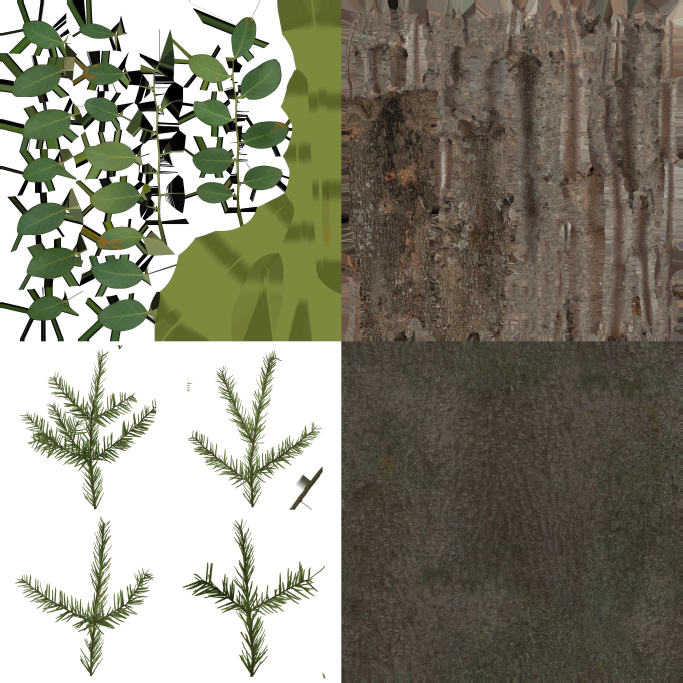
#> input picture game/canopy-data/surfaces.webp, 2048 x 2048 px (shown at 1/3 size)
$ python -i bake_regional_vegetation.py   (imports and definitions only)
#> lines starting #> are read from the running program, lines starting #| are printed output that depends on the picture; after the words box and inside, x2 and y2 are one past the last pixel; in counts of white or black regions, pixels touching at a corner belong together
"""Reconstruct regional, wind-ready branch meshes from transparent 4x4 botanical sheets.

Run with --art <source directory>. The source directory contains generated/<sheet>.png,
written/<sheet>.json, and optionally expansion/{plans/sheets.json,generated/,written/}.
Requires numpy, scipy, scikit-image, Pillow. Source artworks determine the profile, branching
and material colors. Depth behind the single source view is a botanical reconstruction.
"""

import argparse
import gzip
import hashlib
import json
import os
import tempfile
import fcntl
import math
import struct
from pathlib import Path
from concurrent.futures import ProcessPoolExecutor, as_completed

import numpy as np
from PIL import Image, ImageDraw
from scipy import ndimage
from skimage.graph import MCP_Geometric
from skimage.morphology import skeletonize

TOOLS = Path(__file__).resolve().parent
GAME = TOOLS.parent / "game"
UV_SCALE = 8192
UP = np.array([0.0, 1.0, 0.0])


# [4 lines left out: function mesh_revision, not called in this run]


def normalize(v):
    length = np.linalg.norm(v)
    return v / length if length > 1e-8 else UP


def scan_form(image):
    rgba = np.array(image)
    alpha = rgba[:, :, 3] > 58
    ys, xs = np.where(alpha)
    if not ys.size:
        raise ValueError("Empty specimen cell")
    image = image.crop((xs.min(), ys.min(), xs.max() + 1, ys.max() + 1))
    im = image.copy()
    im.thumbnail((150, 150), Image.Resampling.LANCZOS)
    rgb = np.array(im) / 255.0
    a = rgb[:, :, 3] > 0.18
    red, green, blue = np.moveaxis(rgb[:, :, :3], -1, 0)
    # Brown wood, grey wood and shaded foliage must remain reachable in sparse specimens.
    mask = ndimage.binary_closing(np.pad(a, 2), iterations=1)[2:-2, 2:-2] | a
    labels, count = ndimage.label(mask, np.ones((3, 3)))
    main = 1 + np.argmax(np.bincount(labels.ravel())[1:])
    mask = labels == main
    ys, xs = np.where(mask)
    ybase = ys.max()
    top = ys.min()
    height = max(1, ybase - top)
    profile = ndimage.distance_transform_edt(mask)
    lower = np.where(mask[max(top, round(ybase - height * 0.025))])[0]
    cx = np.median(lower) if lower.size else np.median(xs[ys > ybase - height * 0.06])
    py, px = np.where(mask & (np.indices(mask.shape)[0] > ybase - height * 0.045))
    k = np.argmin(np.abs(px - cx) + 0.21 * np.abs(py - ybase) - 0.35 * profile[py, px])
    root = (py[k], px[k])
    canopy = (green > red * 1.005) & (green > blue * 1.04) | (
        (red > green * 1.12) & (red > blue * 1.65) & (red > 0.33)
    )
    foliage = mask & canopy
    if foliage.sum() < mask.sum() * 0.09:
        foliage = mask & (np.indices(mask.shape)[0] < ybase - height * 0.12)
    wood = mask & ~canopy
    cost = 0.22 + 1.7 * canopy + 2.4 / np.maximum(0.4, profile)
    paths = MCP_Geometric(np.where(mask, cost, np.inf))
    paths.find_costs([root])

    def trace(target):
        raw = np.asarray(paths.traceback(tuple(target)), dtype=float)
        return np.column_stack(
            ((raw[:, 1] - root[1]) / height, (ybase - raw[:, 0]) / height)
        )

    # End at the actual highest occupied row. A leaning leader can extend beyond the roots.
    gy, gx = np.where(mask & (np.indices(mask.shape)[0] <= top + 1))
    k = np.argmin(abs(gx - np.median(gx)) + 0.5 * (gy - top))
    spine = trace((gy[k], gx[k]))
    shape = [np.array([0.0, 0.0]), *spine]
    spine = thin(np.array(shape), 0.043)
    branches = []
    for lo in np.arange(0.10, 0.971, 0.082):
        binmask = (
            foliage
            & (np.indices(mask.shape)[0] <= ybase - lo * height)
            & (np.indices(mask.shape)[0] > ybase - (lo + 0.080) * height)
        )
        yy, xx = np.where(binmask)
        if len(xx) < 3:
            continue
        for side in [-1, 1]:
            extreme = np.quantile(xx, 0.10 if side < 0 else 0.90)
            k = np.argmin(np.abs(xx - extreme) + 0.40 * abs(yy - np.median(yy)))
            branch = separate(trace((yy[k], xx[k])), spine)
            if branch is not None:
                branches.append((branch, True))
    # Bare silhouette tips retain hooks and dead arms even if they carry no crown pixels.
    skeleton = skeletonize(wood)
    neighbors = ndimage.convolve(
        skeleton.astype("uint8"), np.ones((3, 3), dtype="uint8")
    )
    tips = np.argwhere(skeleton & (neighbors == 2))
    marks = []
    for y, x in sorted(tips, key=lambda p: -abs(p[1] - root[1])):
        p = np.array([(x - root[1]) / height, (ybase - y) / height])
        if p[1] < 0.12 or min(np.linalg.norm(spine - p, axis=1)) < 0.085:
            continue
        if any(np.linalg.norm(p - v) < 0.095 for v in marks):
            continue
        if np.mean(foliage[max(0, y - 3) : y + 4, max(0, x - 3) : x + 4]) > 0.29:
            continue
        branch = separate(trace((y, x)), spine)
        if branch is not None:
            branches.append((branch, False))
            marks.append(p)
        if len(marks) >= 5:
            break
    rootRow = mask[round(ybase - 0.016 * height)]
    boundaries = np.where(np.diff(np.r_[False, rootRow, False]))[0].reshape(-1, 2)
    feet = [
        ((left + right - 1) * 0.5 - root[1]) / height
        for left, right in boundaries
        if right - left >= max(1, height * 0.011)
    ]
    stemWidth = (
        np.quantile(
            profile[root[0] - min(5, root[0]) : root[0] + 1, :][
                mask[root[0] - min(5, root[0]) : root[0] + 1, :]
            ],
            0.70,
        )
        / height
    )
    return (
        image,
        spine,
        branches,
        feet,
        float(np.clip(stemWidth, 0.006, 0.07)),
        foliage,
        root,
        height,
    )


def thin(points, spacing):
    if len(points) < 2:
        return points
    dist = np.r_[0, np.cumsum(np.linalg.norm(np.diff(points, axis=0), axis=1))]
    if dist[-1] < 0.001:
        return points[[0, -1]]
    samples = np.linspace(0, dist[-1], max(2, int(dist[-1] / spacing) + 1))
    return np.stack(
        [np.interp(samples, dist, points[:, i]) for i in range(points.shape[1])], axis=1
    )


def separate(trace, spine):
    # Find where the projected limb first leaves the load-bearing leader.
    d = np.linalg.norm(trace[:, None, :] - spine[None, :, :], axis=2)
    distance = d.min(axis=1)
    if distance[-1] < 0.035:
        return None
    cross = np.where(distance < 0.035)[0]
    if not cross.size:
        return None
    start = int(cross[-1])
    branch = thin(np.vstack((spine[d[start].argmin()], trace[start:])), 0.048)
    return branch if np.linalg.norm(branch[-1] - branch[0]) > 0.045 else None


# [338 lines left out: functions branch_fan, specimen_leaf, leafy_shoot, paper_bark, pack_atlas, not called in this run]


class Mesh:
    # [11 lines left out: functions __init__, vert, not called in this run]

    def quad(self, a, b, c, d):
        self.idx.extend((a, b, c, a, c, d))

    # [651 lines left out: functions tube, spray, profile_boughs, stool_stems, woody_mesh, record_mesh and 3 more, not called in this run]


# [2 lines not run here, left out]

>>> from PIL import Image
>>> picture = Image.open('../game/canopy-data/surfaces.webp')
#> picture is the input picture: PIL image 2048x2048 RGBA; mean R, G, B, A 62.6, 60.9, 44.5, 174.7
>>> result = scan_form(picture)
#> in scan_form, `alpha = rgba[:, :, 3] > 58`:
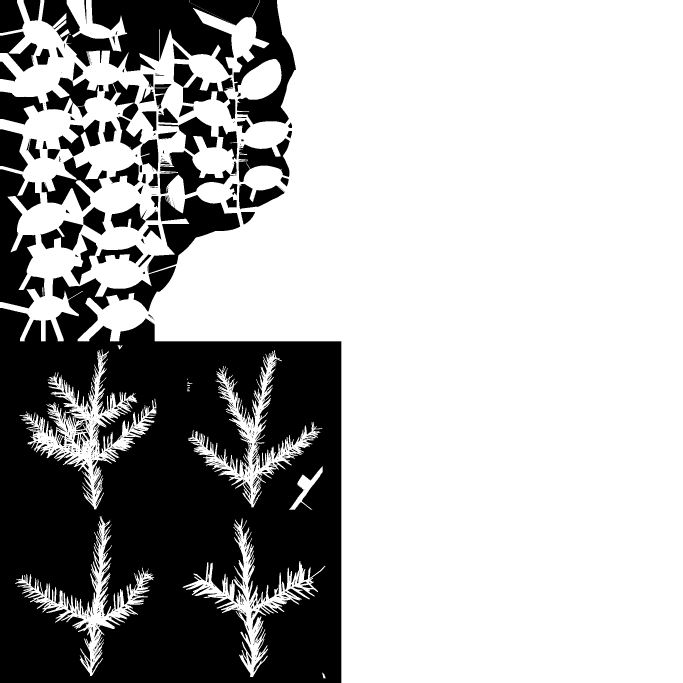
#> alpha: shape (2048, 2048) bool (shown at 1/3 size); 69.2% white; 754 black regions (515 under 20 px), largest, box (x1, y1, x2, y2) and area: (0, 798, 1024, 2048) 938049, (125, 0, 778, 226) 79369, (0, 508, 135, 925) 33907
#> in scan_form, `a = rgb[:, :, 3] > 0.18`: a: shape (150, 150) bool; 73.2% white; 63 black regions (50 under 20 px), largest, box (x1, y1, x2, y2) and area: (0, 43, 75, 150) 4758, (10, 0, 65, 29) 517, (0, 38, 9, 67) 147
#> in scan_form, `mask = ndimage.binary_closing(np.pad(a, 2), iterations=1)[2:-2, 2:-2] ..`: mask: shape (150, 150) bool; 75.5% white; 39 black regions (29 under 20 px), largest, box (x1, y1, x2, y2) and area: (0, 61, 75, 150) 4475, (20, 0, 65, 16) 380, (0, 38, 7, 67) 125
#> in scan_form, `labels, count = ndimage.label(mask, np.ones((3, 3)))`:
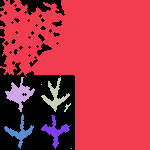
#> labels: shape (150, 150) int32; 9 distinct labels, from 0 to 8; one colour per label, 0 black
#> in scan_form, `labels, count = ndimage.label(mask, np.ones((3, 3)))`: count = 8
#> in scan_form, `main = 1 + np.argmax(np.bincount(labels.ravel())[1:])`: main = 1
#> in scan_form, `mask = labels == main`:
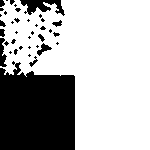
#> mask: shape (150, 150) bool; 69.9% white; 38 black regions (28 under 20 px), largest, box (x1, y1, x2, y2) and area: (0, 61, 75, 150) 5758, (20, 0, 65, 16) 380, (0, 38, 7, 67) 125
#> in scan_form, `ys, xs = np.where(mask)`: ys = 15722 values from 0 to 149; xs = 15722 values, max 149 at index 99, min 0 at index 770, mean 91.35
#> in scan_form, `ybase = ys.max()`: ybase = 149
#> in scan_form, `top = ys.min()`: top = 0
#> in scan_form, `height = max(1, ybase - top)`: height = 149
#> in scan_form, `profile = ndimage.distance_transform_edt(mask)`:
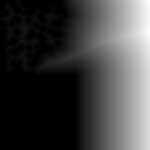
#> profile: shape (150, 150) float64; min 0, max 86.88, mean 22.1; drawn with min black and max white
#> in scan_form, `lower = np.where(mask[max(top, round(ybase - height * 0.025))])[0]`: lower = 75 values from 75 to 149
#> in scan_form, `cx = np.median(lower) if lower.size else np.median(xs[ys > ybase - hei..`: cx = 112
#> in scan_form, `py, px = np.where(mask & (np.indices(mask.shape)[0] > ybase - height *..`: py = 525 values from 143 to 149; px = 525 values, max 149 at index 74, min 75 at index 0, mean 112
#> in scan_form, `k = np.argmin(np.abs(px - cx) + 0.21 * np.abs(py - ybase) - 0.35 * pro..`: k = 487
#> in scan_form, `root = (py[k], px[k])`: root = (149, 112)
#> in scan_form, `canopy = (green > red * 1.005) & (green > blue * 1.04) | ( (red > gree..`: canopy: shape (150, 150) bool; 24.9% white; 85 white regions (79 under 20 px), largest, box (x1, y1, x2, y2) and area: (0, 0, 79, 77) 3898, (4, 77, 35, 112) 454, (41, 77, 72, 112) 370, (39, 114, 72, 149) 349, (2, 113, 35, 149) 344, (18, 11, 29, 20) 53
#> in scan_form, `foliage = mask & canopy`: foliage: shape (150, 150) bool; 17.2% white; 38 white regions (36 under 20 px), largest, box (x1, y1, x2, y2) and area: (0, 0, 79, 77) 3737, (18, 11, 29, 20) 52
#> in scan_form, `wood = mask & ~canopy`: wood: shape (150, 150) bool; 52.7% white; 28 black regions (27 under 20 px), largest, box (x1, y1, x2, y2) and area: (0, 0, 79, 150) 10581
#> in scan_form, `cost = 0.22 + 1.7 * canopy + 2.4 / np.maximum(0.4, profile)`:
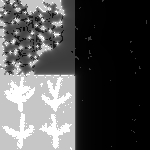
#> cost: shape (150, 150) float64; min 0.248, max 7.92, mean 2.71; drawn with min black and max white
#> in scan_form, `gy, gx = np.where(mask & (np.indices(mask.shape)[0] <= top + 1))`: gy = 201 values from 0 to 1; gx = 201 values, max 149 at index 99, min 3 at index 0, mean 94.34
#> in scan_form, `k = np.argmin(abs(gx - np.median(gx)) + 0.5 * (gy - top))`: k = 49
#> in trace, `raw = np.asarray(paths.traceback(tuple(target)), dtype=float)`: raw = 150 pairs, first value 0 to 149, second value 99 to 112
#> in scan_form, `spine = trace((gy[k], gx[k]))`: spine = 150 pairs, first value -0.0872 to 0, second value 0 to 1
#> in scan_form, `shape = [np.array([0.0, 0.0]), *spine]`: shape = 151 pairs, first value -0.0872 to 0, second value 0 to 1
#> in thin, `dist = np.r_[0, np.cumsum(np.linalg.norm(np.diff(points, axis=0), axis..`: dist = 151 values from 0 to 1.04
#> in scan_form, `spine = thin(np.array(shape), 0.043)`: spine = 25 pairs, first value -0.0872 to 0, second value 0 to 1
#> the loop in scan_form, `for lo in np.arange(0.10, 0.971, 0.082):` made 11 passes
#> (yy, xx) on pass 1: ([130, 131, 132], [131, 133, 134])
#> after the loop in scan_form, `for lo in np.arange(0.10, 0.971, 0.082):`:
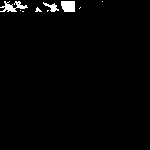
#> binmask: shape (150, 150) bool; 1.7% white; 9 white regions (6 under 20 px), largest, box (x1, y1, x2, y2) and area: (0, 1, 28, 12) 146, (61, 1, 75, 12) 143, (43, 2, 59, 12) 67
#> after the loop in scan_form, `for lo in np.arange(0.10, 0.971, 0.082):`: branches = 18 items
#> in scan_form, `skeleton = skeletonize(wood)`: skeleton: shape (150, 150) bool; 5.3% white in thin lines or dots
#> in scan_form, `neighbors = ndimage.convolve( skeleton.astype("uint8"), np.ones((3, 3)..`:
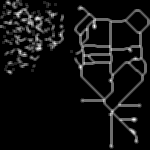
#> neighbors: shape (150, 150); min 0, max 7, mean 0.475; drawn with min black and max white
#> in scan_form, `tips = np.argwhere(skeleton & (neighbors == 2))`: tips = 122 pairs, first value 1 to 114, second value 1 to 109
#> the loop in scan_form, `for y, x in sorted(tips, key=lambda p: -abs(p[1] - root[1])):` made 122 passes
#> (y, x, p) on passes 1 to 12: (17, 1, [-0.745, 0.886]), (16, 2, [-0.738, 0.893]), (26, 2, [-0.738, 0.826]), (22, 4, [-0.725, 0.852]), (40, 5, [-0.718, 0.732]), (54, 5, [-0.718, 0.638]), (13, 7, [-0.705, 0.913]), (31, 7, [-0.705, 0.792]), (41, 7, [-0.705, 0.725]), (71, 7, [-0.705, 0.523]), (33, 8, [-0.698, 0.779]), (52, 8, [-0.698, 0.651])
#> (y, x, p, start in separate) on pass 57: (8, 26, [-0.577, 0.946], 78)
#> after the loop in scan_form, `for y, x in sorted(tips, key=lambda p: -abs(p[1] - root[1])):`: branches = 20 items; marks = [[-0.577, 0.946], [-0.477, 0.705]]
#> in scan_form, `boundaries = np.where(np.diff(np.r_[False, rootRow, False]))[0].reshap..`: boundaries = [[75, 150]]
#> in scan_form, `feet = [ ((left + right - 1) * 0.5 - root[1]) / height for left, right..`: feet = [0]
#> in scan_form, `stemWidth = ( np.quantile( profile[root[0] - min(5, root[0]) : root[0]..`: stemWidth = 0.356
#> result = 8 items
